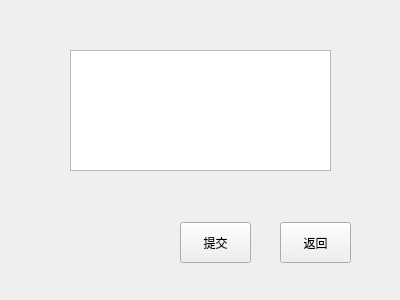
<?xml version="1.0" encoding="UTF-8"?>
<ui version="4.0">
 <class>giveanswer</class>
 <widget class="QWidget" name="giveanswer">
  <property name="geometry">
   <rect>
    <x>0</x>
    <y>0</y>
    <width>400</width>
    <height>300</height>
   </rect>
  </property>
  <property name="windowTitle">
   <string>Form</string>
  </property>
  <widget class="QPushButton" name="pushButton">
   <property name="geometry">
    <rect>
     <x>180</x>
     <y>222</y>
     <width>71</width>
     <height>41</height>
    </rect>
   </property>
   <property name="text">
    <string>提交</string>
   </property>
  </widget>
  <widget class="QPushButton" name="pushButton_2">
   <property name="geometry">
    <rect>
     <x>280</x>
     <y>222</y>
     <width>71</width>
     <height>41</height>
    </rect>
   </property>
   <property name="text">
    <string>返回</string>
   </property>
  </widget>
  <widget class="QTextEdit" name="textEdit">
   <property name="geometry">
    <rect>
     <x>70</x>
     <y>50</y>
     <width>261</width>
     <height>121</height>
    </rect>
   </property>
  </widget>
 </widget>
 <resources/>
 <connections/>
</ui>
